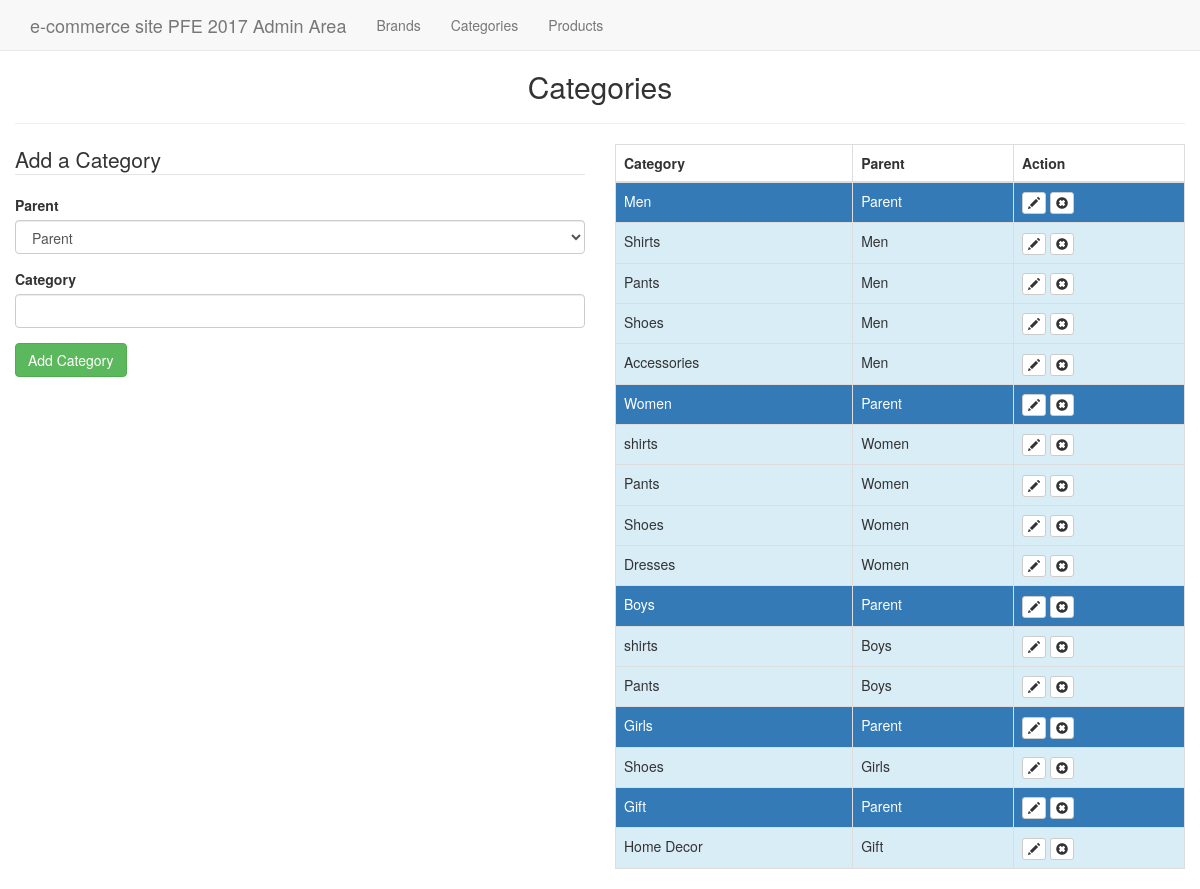
The app's page /admin/categories.php with its own data.
### tables this page shows
CREATE TABLE `categories` (
  `id` int(11) NOT NULL,
  `category` varchar(255) NOT NULL,
  `parent` int(11) NOT NULL DEFAULT '0'
);

### admin/categories.php (the view, shortened to what this page needs)
<?php
require_once realpath($_SERVER["DOCUMENT_ROOT"]) . '/amnrStore2017/core/init.php';
include 'includes/head.php';
include 'includes/navigation.php';
$category = '';
$post_parent = '';
        $display = display_errors($errors); ?>
        <?php
$category_value = '';
$parent_value = 0;
if (isset($_GET['edit'])) {
    $category_value = $edit_category['category'];
    $parent_value = $edit_category['parent'];
} else {
    if (isset($_POST)) {
        $category_value = $category;
        $parent_value = $post_parent;
    }
}
?>
<h2 class="text-center">Categories</h2>
<hr>
<div class="row">
    <div class="col-md-6">
        <form class="form" action="categories.php<?= ((isset($_GET['edit'])) ? '?edit=' . $edit_id : ''); ?>"
              method="post">
            <legend><?= ((isset($_GET['edit'])) ? 'Edit' : 'Add a'); ?> Category</legend>
            <div class="form-group">
                <label for="parent">Parent</label>
                <select class="form-control" name="parent" id="parent">
                    <option value="0" <?= (($parent_value == 0) ? 'selected="selected"' : ''); ?> >Parent</option>
                </select>
            </div>
            <div class="form-group">
                <label for="category">Category</label>
                <input type="text" class="form-control" id="category" name="category" VALUE="<?= $category_value; ?>">
            </div>
            <div class="form-group">
                <input type="submit" value="<?= ((isset($_GET['edit'])) ? 'Edit' : 'Add'); ?> Category"
                       class="btn btn-success">
            </div>
        </form>
    </div>
    <div class="col-md-6">
        <table class="table table-bordered">
            <thead>
            <th>Category</th>
            <th>Parent</th>
            <th>Action</th>
            </thead>
            <tbody>
            <?php
            $sql = "SELECT * FROM categories WHERE parent =0";
            $result = $db->query($sql);
            while ($parent = mysqli_fetch_assoc($result)): ?>
                <?php
                $parent_id = (int)$parent['id'];
                $sql2 = "SELECT *FROM categories WHERE parent='$parent_id'";
                $cresult = $db->query($sql2);
                ?>
                <tr class="bg-primary">
                    <td> <?= $parent['category'] ?></td>
                    <td>Parent</td>
                    <td>
                        <a href="categories.php?edit=<?= $parent['id'] ?>" class="btn btn-xs btn-default">
                            <span class="glyphicon glyphicon-pencil"></span>
                        </a>
                        <a href="categories.php?delete=<?= $parent['id'] ?>" class="btn btn-xs btn-default">
                            <span class="glyphicon glyphicon-remove-sign"></span>
                        </a>
                    </td>
                </tr>
                <?php while ($child = mysqli_fetch_assoc($cresult)): ?>
                    <tr class="bg-info">
                        <td> <?= $child['category'] ?></td>
                        <td><?= $parent['category'] ?></td>
                        <td>
                            <a href="categories.php?edit=<?= $child['id'] ?>" class="btn btn-xs btn-default">
                                <span class="glyphicon glyphicon-pencil"></span>
                            </a>
                            <a href="categories.php?delete=<?= $child['id'] ?>" class="btn btn-xs btn-default">
                                <span class="glyphicon glyphicon-remove-sign"></span>
                            </a>
                        </td>
                    </tr>
                <?php endwhile; ?>
            <?php endwhile; ?>
            </tbody>
        </table>
    </div>
</div>

### css/main.css (style rules this page uses)
body { padding-top: 50px; }

### records on screen
categories: category "Men"
categories: category "Shirts"
categories: category "Pants"
categories: category "Shoes"
categories: category "Accessories"
categories: category "Women"
categories: category "shirts"
categories: category "Pants"
categories: category "Shoes"
categories: category "Dresses"
categories: category "Boys"
categories: category "shirts"
categories: category "Pants"
categories: category "Girls"
categories: category "Shoes"
categories: category "Gift"
categories: category "Home Decor"
